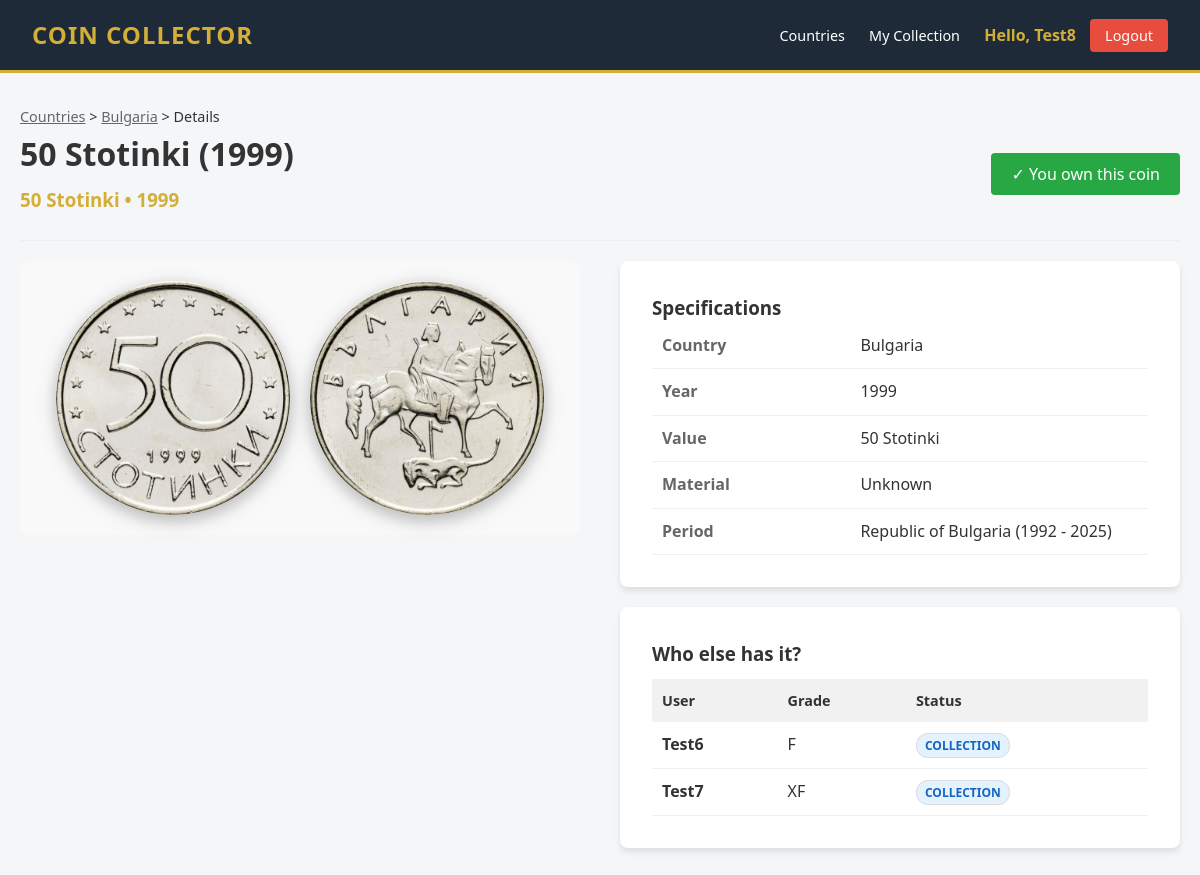
Page /catalog_coin.php?id=36 (signed in) on the committed database.
### tables this page shows
CREATE TABLE IF NOT EXISTS catalog_coins (
    id INT AUTO_INCREMENT PRIMARY KEY,
    country_id INT NOT NULL,
    title VARCHAR(255) NOT NULL, 
    denomination VARCHAR(50), 
    year INT,
    period VARCHAR(100),
    material VARCHAR(100),
    description TEXT,
    
    catalog_image_front VARCHAR(255),
    catalog_image_back VARCHAR(255),
    
    created_by_user_id INT, 
    is_approved TINYINT(1) DEFAULT 0,  
    
    created_at TIMESTAMP DEFAULT CURRENT_TIMESTAMP,
    FOREIGN KEY (country_id) REFERENCES countries(id),
    FOREIGN KEY (created_by_user_id) REFERENCES users(id)
);

CREATE TABLE IF NOT EXISTS countries (
    id INT AUTO_INCREMENT PRIMARY KEY,
    name VARCHAR(100) NOT NULL,
    iso_code_2 VARCHAR(2) NOT NULL,
    iso_code_3 VARCHAR(3) NOT NULL,
    continent ENUM('Africa', 'Antarctica', 'Asia', 'Europe', 'North America', 'Oceania', 'South America', 'Unknown') DEFAULT 'Unknown',
    flag_image VARCHAR(255) DEFAULT NULL
);

CREATE TABLE IF NOT EXISTS user_coins (
    id INT AUTO_INCREMENT PRIMARY KEY,
    user_id INT NOT NULL,
    catalog_coin_id INT NOT NULL, 
    
    grade VARCHAR(50), 
    status ENUM('collection', 'swap', 'sell', 'wishlist') DEFAULT 'collection',
    price DECIMAL(10,2) DEFAULT 0.00,
    private_notes TEXT,
    own_image_front VARCHAR(255),
    own_image_back VARCHAR(255),
    
    added_at TIMESTAMP DEFAULT CURRENT_TIMESTAMP,
    FOREIGN KEY (user_id) REFERENCES users(id) ON DELETE CASCADE,
    FOREIGN KEY (catalog_coin_id) REFERENCES catalog_coins(id) ON DELETE CASCADE
);

CREATE TABLE IF NOT EXISTS users (
    id INT AUTO_INCREMENT PRIMARY KEY,
    username VARCHAR(50) NOT NULL UNIQUE,
    email VARCHAR(100) NOT NULL UNIQUE,
    password VARCHAR(255) NOT NULL,
    is_verified TINYINT(1) DEFAULT 0,
    role ENUM('user', 'admin') DEFAULT 'user',
    created_at TIMESTAMP DEFAULT CURRENT_TIMESTAMP
);

### catalog_coin.php (the view, shortened to what this page needs)
<?php
require 'config/db.php';
$coin_id = isset($_GET['id']) ? (int)$_GET['id'] : 0;
$user_id = isset($_SESSION['user_id']) ? $_SESSION['user_id'] : 0;
$stmt = $pdo->prepare("
    SELECT cc.*, c.name as country_name, c.flag_image, c.id as country_id
    FROM catalog_coins cc
    JOIN countries c ON cc.country_id = c.id
    WHERE cc.id = ? AND cc.is_approved = 1
");
$stmt->execute([$coin_id]);
$coin = $stmt->fetch();
$stmtOwn = $pdo->prepare("SELECT * FROM user_coins WHERE user_id = ? AND catalog_coin_id = ?");
$stmtOwn->execute([$user_id, $coin_id]);
$my_copy = $stmtOwn->fetch();
$stmtUsers = $pdo->prepare("
    SELECT uc.grade, uc.status, uc.added_at, u.username
    FROM user_coins uc
    JOIN users u ON uc.user_id = u.id
    WHERE uc.catalog_coin_id = ? AND uc.user_id != ?
    ORDER BY FIELD(uc.status, 'sell', 'swap', 'collection') ASC, uc.added_at DESC
    LIMIT 10
");
$stmtUsers->execute([$coin_id, $user_id]);
$owners = $stmtUsers->fetchAll();
?>
<!DOCTYPE html>
<html lang="en">
<head>
    <link rel="stylesheet" href="assets/css/styles.css">
</head>
<body>
    <?php include 'includes/navbar.php'; ?>
    <div class="container">
        <p style="font-size: 0.9rem;">
            <a href="countries.php" style="color: #666;">Countries</a> &gt;
            <a href="country.php?id=<?php echo $coin['country_id']; ?>" style="color: #666;"><?php echo htmlspecialchars($coin['country_name']); ?></a> &gt;
            Details
        </p>
        <div class="coin-header">
            <div>
                <h1 style="margin: 0;"><?php echo htmlspecialchars($coin['title']); ?></h1>
                <h3 style="margin: 5px 0; color: var(--accent-color);"><?php echo htmlspecialchars($coin['denomination']); ?> • <?php echo $coin['year']; ?></h3>
            </div>
            <div>
                <?php if ($my_copy): ?>
                    <button class="btn" style="background: #28a745; cursor: default;">&#10003; You own this coin</button>
                    <?php else: ?>
                    <a href="add_coin.php" class="btn btn-accent">+ I have this coin</a>
                <?php endif; ?>
            </div>
        </div>
        <div class="details-grid">
            <div>
                <div class="images-container">
                    <?php
                        $front = $coin['catalog_image_front'] ? $coin['catalog_image_front'] : 'assets/images/no-coin.png';
                        $back = $coin['catalog_image_back'] ? $coin['catalog_image_back'] : 'assets/images/no-coin.png';
                    ?>
                    <img src="<?php echo htmlspecialchars($front); ?>" class="coin-large-img" alt="Front">
                    <img src="<?php echo htmlspecialchars($back); ?>" class="coin-large-img" alt="Back">
                </div>
            </div>
            <div>
                <div class="card">
                    <h3>Specifications</h3>
                    <table class="specs-table">
                        <tr><td class="specs-label">Country</td><td><?php echo htmlspecialchars($coin['country_name']); ?></td></tr>
                        <tr><td class="specs-label">Year</td><td><?php echo $coin['year']; ?></td></tr>
                        <tr><td class="specs-label">Value</td><td><?php echo htmlspecialchars($coin['denomination']); ?></td></tr>
                        <tr><td class="specs-label">Material</td><td><?php echo htmlspecialchars($coin['material'] ?? 'Unknown'); ?></td></tr>
                        <tr><td class="specs-label">Period</td><td><?php echo htmlspecialchars($coin['period'] ?? 'Unknown'); ?></td></tr>
                    </table>
                </div>
                <div class="card" style="margin-top: 20px;">
                    <h3>Who else has it?</h3>
                    <?php if (count($owners) > 0): ?>
                        <table class="owners-list">
                            <thead>
                                <tr>
                                    <th>User</th>
                                    <th>Grade</th>
                                    <th>Status</th>
                                </tr>
                            </thead>
                            <tbody>
                                <?php foreach ($owners as $owner): ?>
                                    <tr>
                                        <td>
                                            <strong><?php echo htmlspecialchars($owner['username']); ?></strong>
                                        </td>
                                        <td><?php echo htmlspecialchars($owner['grade']); ?></td>
                                        <td>
                                            <?php
                                                $sClass = 'status-collection';
                                            ?>
                                            <span class="status-badge <?php echo $sClass; ?>">
                                                <?php echo ucfirst($owner['status']); ?>
                                            </span>
                                        </td>
                                    </tr>
                                <?php endforeach; ?>
                            </tbody>
                        </table>
                    <?php else: ?>
                        <p style="color: #666; font-style: italic;">No one else has marked this coin public yet.</p>
                    <?php endif; ?>
                </div>
            </div>
        </div>
    </div>
</body>
</html>

### includes/navbar.php (shortened to what this page needs)
<nav class="navbar">
    <div class="brand">
        <a href="<?php echo isset($_SESSION['user_id']) ? 'index.php' : 'countries.php'; ?>" style="color: inherit; text-decoration: none;">
            Coin Collector
        </a>
    </div>
    <div class="nav-links">
        <a href="countries.php">Countries</a>
        <?php if (isset($_SESSION['user_id'])): ?>
            <a href="index.php">My Collection</a>
            <span style="margin-left: 20px; color: var(--accent-color); font-weight: bold;">
                Hello, <?php echo htmlspecialchars($_SESSION['username']); ?>
            </span>
            <a href="auth/logout.php" class="btn" style="padding: 5px 15px; margin-left: 10px; background-color: var(--danger); font-size: 0.9rem;">Logout</a>
        <?php else: ?>
            <a href="login.php" style="margin-left: 20px;">Login</a>
            <a href="register.php" class="btn btn-accent" style="margin-left: 10px; color: var(--primary-color);">Register</a>
        <?php endif; ?>
    </div>
</nav>

### assets/css/styles.css (style rules this page uses)
:root { --primary-color: #1e2a38; --accent-color: #d4af37; --bg-color: #f4f6f8; --white: #ffffff; --text-color: #333333; --text-light: #8898aa; --danger: #e74c3c; }
* { box-sizing: border-box; margin: 0; padding: 0; font-family: "Segoe UI", Tahoma, Geneva, Verdana, sans-serif; }
body { background-color: var(--bg-color); color: var(--text-color); line-height: 1.6; }
.navbar { background-color: var(--primary-color); padding: 1rem 2rem; display: flex; justify-content: space-between; align-items: center; color: var(--white); border-bottom: 3px solid var(--accent-color); }
.brand { font-size: 1.5rem; font-weight: bold; color: var(--accent-color); text-transform: uppercase; letter-spacing: 1px; }
.nav-links a { color: var(--white); text-decoration: none; margin-left: 20px; font-size: 0.9rem; transition: color 0.3s; }
.container { max-width: 1200px; margin: 2rem auto; padding: 0 20px; }
.card { background: var(--white); border-radius: 8px; box-shadow: 0 4px 6px rgba(0, 0, 0, 0.1); padding: 2rem; margin-bottom: 1rem; }
.btn { display: inline-block; padding: 10px 20px; background-color: var(--primary-color); color: var(--white); border: none; border-radius: 4px; cursor: pointer; text-decoration: none; font-size: 1rem; transition: background 0.3s; }
.status-badge { background-color: #ffc107; color: #212529; margin-right: 5px; }
.coin-large-img { max-width: 100%; height: 280px; object-fit: contain; transition: transform 0.3s; filter: drop-shadow(0 5px 10px rgba(0, 0, 0, 0.15)); }
.status-badge { font-size: 0.7rem; color: #666; border: 1px solid #ddd; background: #fff; margin-right: 5px; }

### catalog_coin.php (style rules this page uses)
.coin-header { display: flex; align-items: center; justify-content: space-between; margin-bottom: 20px; border-bottom: 1px solid #eee; padding-bottom: 20px; }
.details-grid { display: grid; grid-template-columns: 1fr 1fr; gap: 40px; margin-bottom: 40px; }
.images-container { display: flex; gap: 20px; justify-content: center; background: #f9f9f9; padding: 20px; border-radius: 8px; }
.coin-large-img { max-width: 45%; height: auto; border-radius: 50%; box-shadow: 0 5px 15px rgba(0,0,0,0.15); transition: transform 0.3s; }
.specs-table { width: 100%; border-collapse: collapse; }
.specs-table td { padding: 10px; border-bottom: 1px solid #eee; }
.specs-label { font-weight: bold; color: #666; width: 40%; }
.owners-list { width: 100%; border-collapse: collapse; margin-top: 10px; }
.owners-list th { text-align: left; background: #f1f1f1; padding: 10px; font-size: 0.9rem; }
.owners-list td { padding: 10px; border-bottom: 1px solid #eee; }
.status-badge { padding: 3px 8px; border-radius: 12px; font-size: 0.75rem; text-transform: uppercase; font-weight: bold; }
.status-collection { background: #e3f2fd; color: #1565c0; }

### rows in the picture
catalog_coins: country.name "Bulgaria", title "50 Stotinki (1999)", denomination "50 Stotinki", year "1999", catalog_image_front (picture), catalog_image_back (picture), material "Unknown", period "Republic of Bulgaria (1992 - 2025)"
user_coins: user.username "Test6", grade "F", status "COLLECTION"
user_coins: user.username "Test7", grade "XF", status "COLLECTION"

### other values in the picture
$_SESSION['username'] "Test8"
